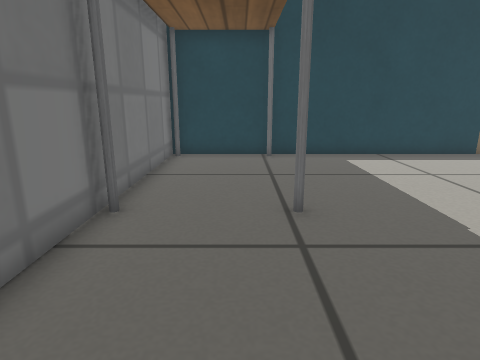
[1] (above)

16 first-person views from a walk through a world built for the Gazebo simulator. The camera is 0.44 m above the floor, tilts 14° down and sees 75° across. The floor is counted in squares, 0.2 m on a side. Each view is taken from the middle of a square. On the plan, view 1 faces up. The plan holds only what a view shows up to about 18 squares ahead; the rest is blank. Robots are left out. Gazebo's built-in surfaces are drawn with simple patterns.

[2]
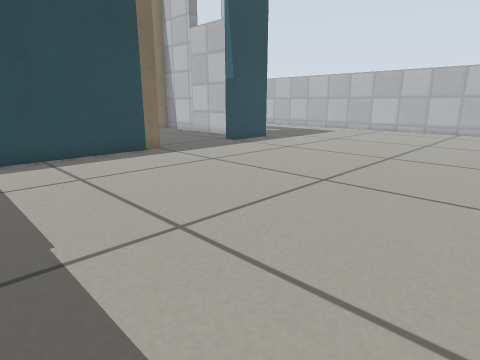

[3]
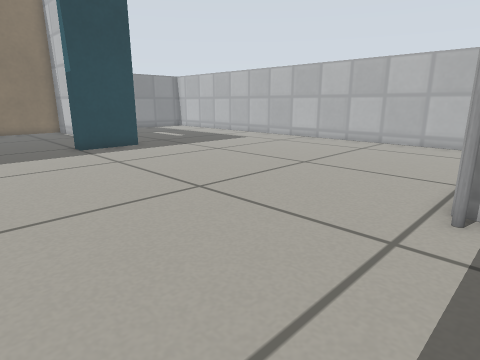

[4]
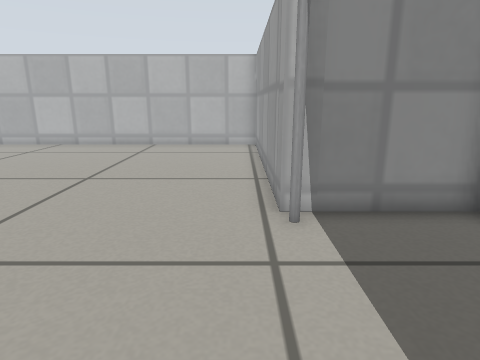

[5]
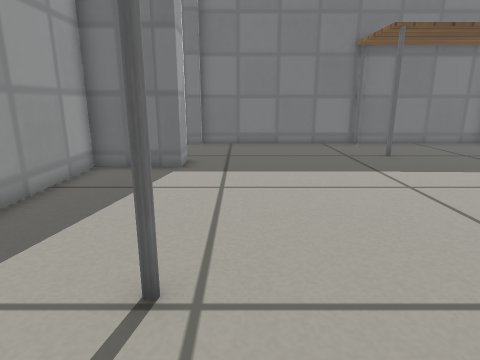

[6]
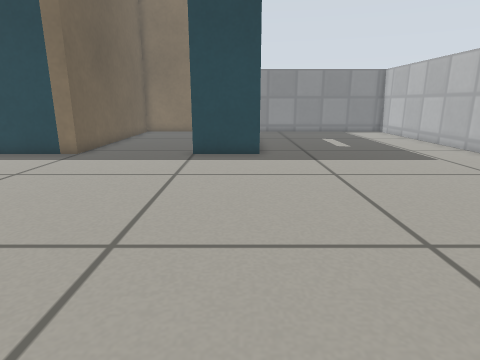

[7]
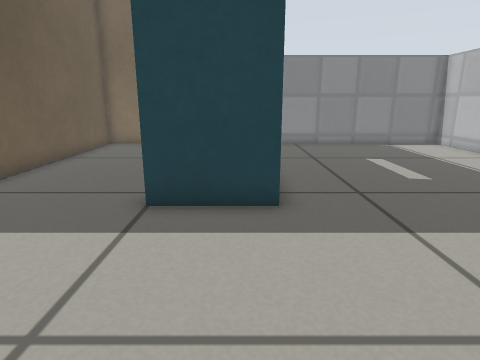

[8]
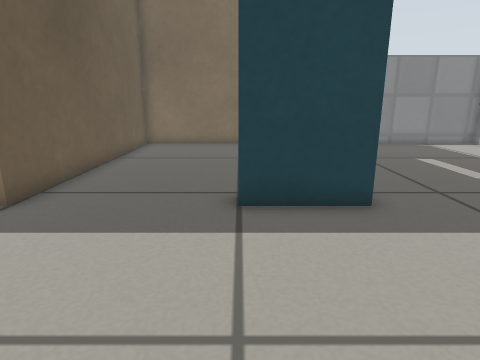

[9]
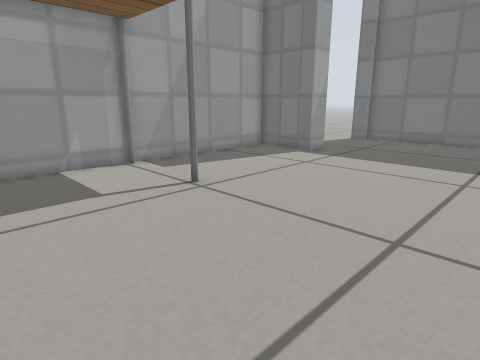

[10]
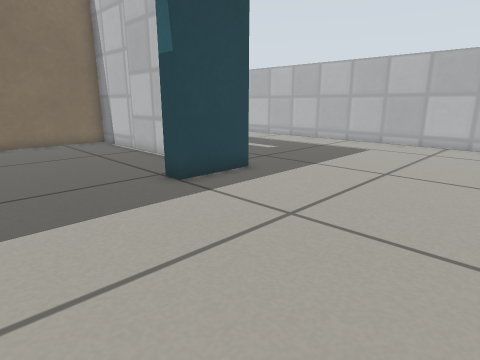

[11]
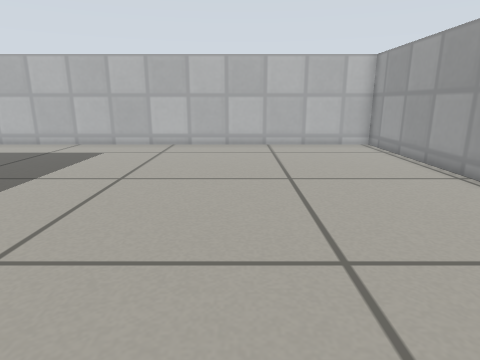

[12]
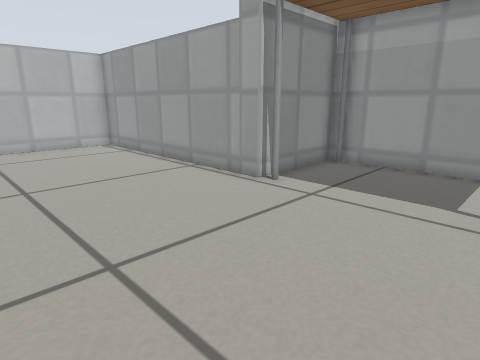

[13]
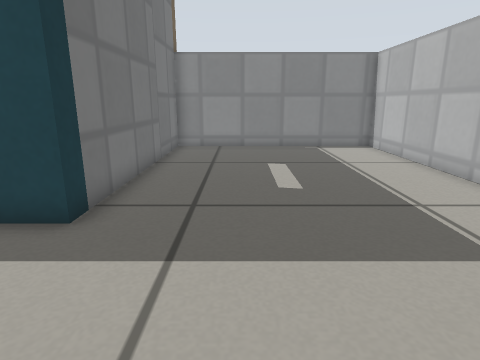

[14]
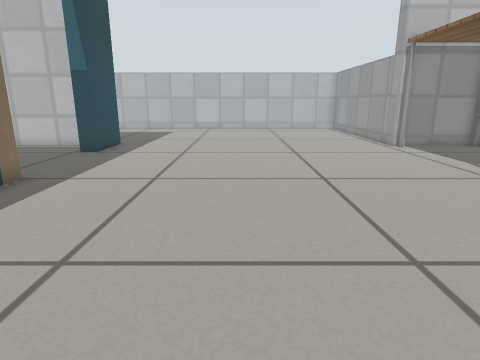

[15]
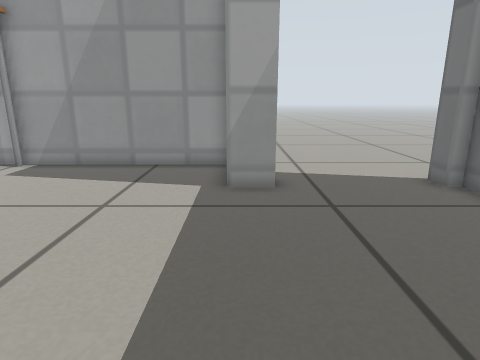

[16]
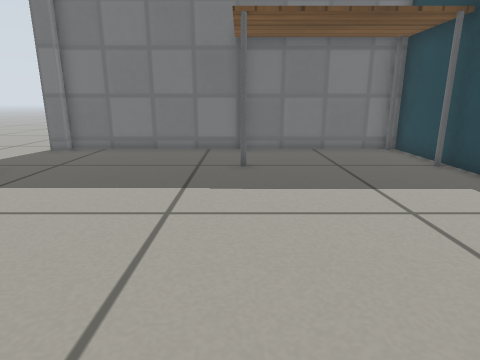

### Floor plan
Ten units are one square. View 1 is at (0, 0); x grows to the right and y downward. Boxes are objects, and circles mark ways between rooms. Rooms are numbered by the first view taken in them; rooms with no view inside come last. Other rooms are left out.
<svg viewBox="-34 -244 325 304">
<path fill="none" stroke="#000" d="M110 -134 -29 -134 -29 20M20 20 33 20 33 51 181 51 181 8 286 8 286 -239 189 -239 189 -134 160 -134M181 -153 181 -239 110 -239 110 -134"/>
<rect x="5" y="-65" width="10" height="10" fill="#bbb"><title>table</title></rect>
<rect x="105" y="45" width="10" height="10" fill="#bbb"><title>table</title></rect>
<rect x="105" y="5" width="10" height="10" fill="#bbb"><title>table</title></rect>
<circle cx="135" cy="-140" r="3" fill="#2a7"/>
<text x="140" y="-70">1</text>
<text x="140" y="-190">2</text>
</svg>
Room 1 opens to room 2.

Where each view was taken, in squares from view 1:
view 1: 0 up, 0 right, facing up
view 2: 0 up, 3 right, facing up-right
view 3: 2 down, 11 right, facing up-right
view 4: 0 up, 12 right, facing right
view 5: 0 up, 14 right, facing left
view 6: 0 up, 18 right, facing up
view 7: 7 up, 18 right, facing up
view 8: 7 up, 16 right, facing up
view 9: 6 up, 16 right, facing down-left
view 10: 6 up, 11 right, facing up-right
view 11: 6 up, 12 right, facing right
view 12: 6 up, 12 right, facing down-right
view 13: 8 up, 22 right, facing up
view 14: 7 up, 2 right, facing right
view 15: 6 up, 3 right, facing down
view 16: 6 up, 12 right, facing left
